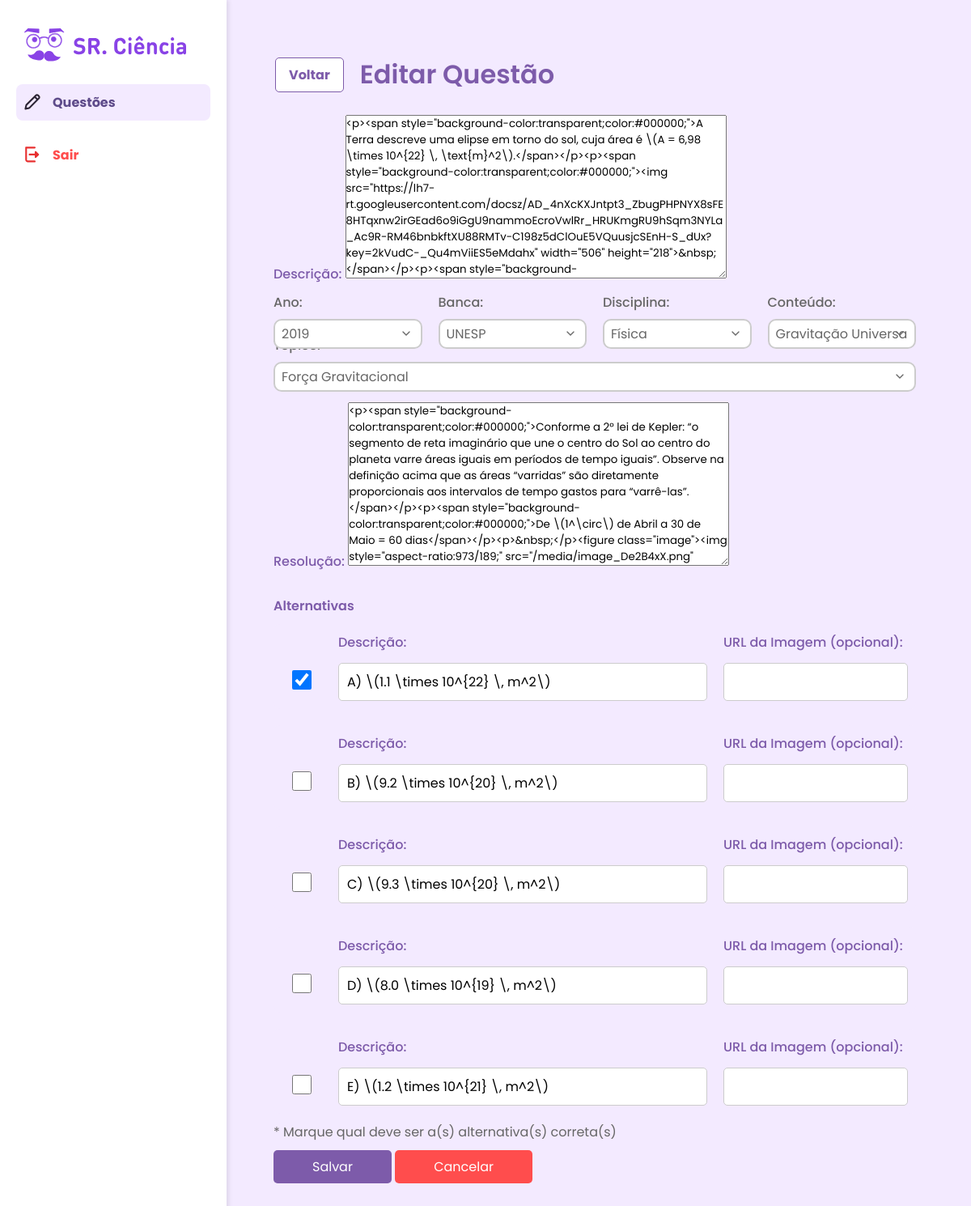
Before: /questoes/edit/3/ with the older database file.
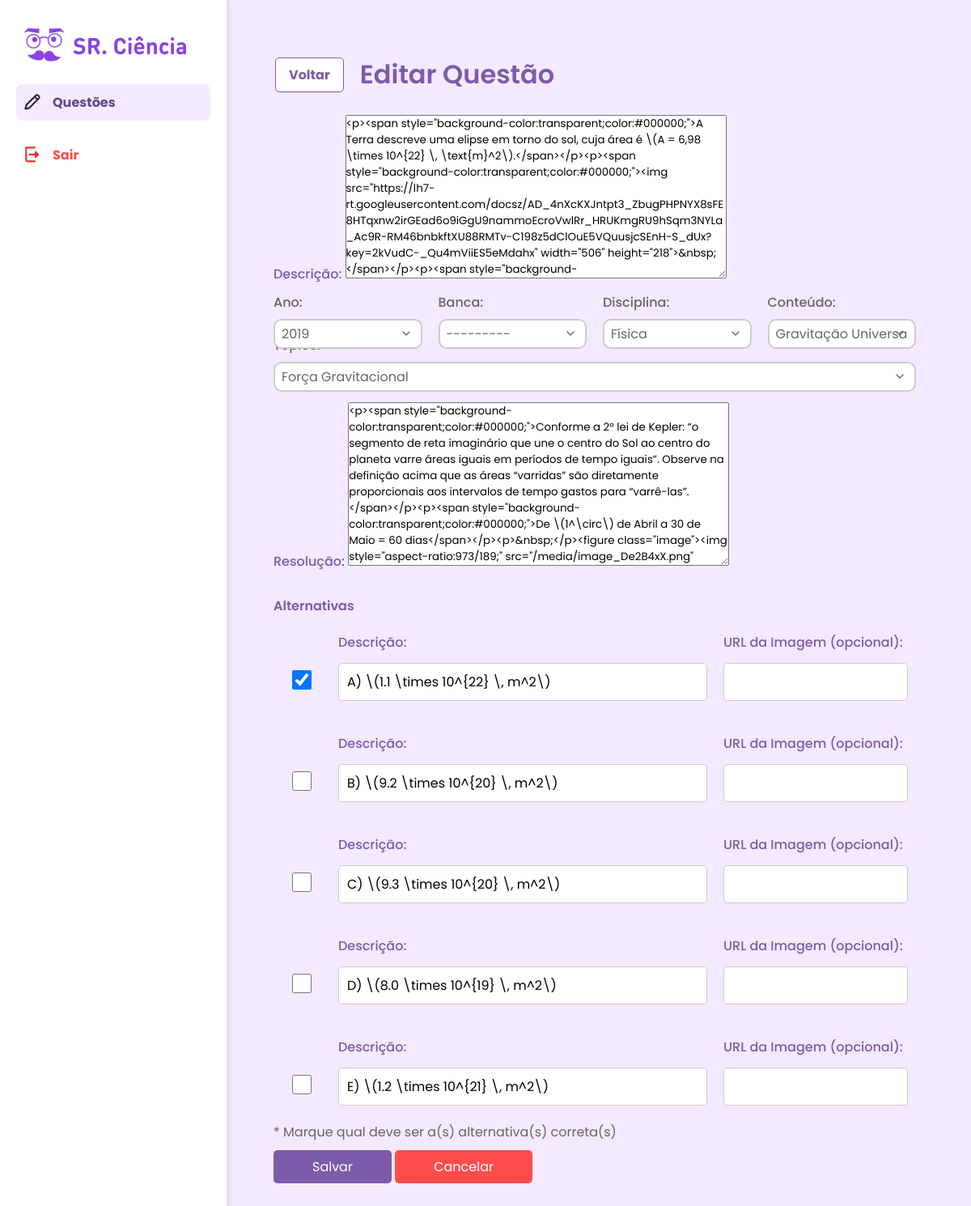
After: the same page with the newer database file.
### srciencia_core/models/Questao.py (models this page shows, shortened)
class Questao(models.Model):
    descricao = CKEditor5Field('descricao', config_name='default')
    alteravel = models.BooleanField(default=False)
    banca = models.ForeignKey(Banca, on_delete=models.SET_NULL, null=True, blank=True)
    disciplina = models.ForeignKey(Disciplina, on_delete=models.SET_NULL, null=True, blank=True)
    conteudo = models.ForeignKey(Conteudo, on_delete=models.SET_NULL, null=True, blank=True)
    topico = models.ForeignKey(Topico, on_delete=models.SET_NULL, null=True, blank=True)
    resolucao = CKEditor5Field('resolucao', config_name='default', blank=True, null=True)
    dificuldade = models.IntegerField(choices=DIFICULDADE, default=1)
    ano = models.PositiveIntegerField(null=True, blank=True, verbose_name="Ano")
    data_criacao = models.DateTimeField(auto_now_add=True)
    data_atualizacao = models.DateTimeField(auto_now=True)
    taxa_acertos = models.FloatField(default=0, verbose_name="Taxa de Acertos (%)")  # Novo campo

### srciencia_core/views/adminView.py (the view)
def questao_update(request, pk):
    questao = get_object_or_404(Questao, pk=pk)
    AlternativaFormSet = modelformset_factory(
        Alternativa,
        form=AlternativaForm,
        formset=CustomAlternativaFormSet,
        extra=0,
        max_num=5,
        validate_max=True
    )
    if request.method == "POST":
        questao_form = QuestaoForm(request.POST, request.FILES, instance=questao)
        formset = AlternativaFormSet(request.POST, queryset=questao.alternativas.all())
        if questao_form.is_valid() and formset.is_valid():
            questao = questao_form.save()
            alternativas = formset.save(commit=False)
            for alternativa in alternativas:
                alternativa.questao = questao
                alternativa.save()
            alternativas_atuais = Alternativa.objects.filter(questao=questao)
            if alternativas_atuais.count() > 5:
                alternativas_atuais[5:].delete()
            while alternativas_atuais.count() < 5:
                Alternativa.objects.create(questao=questao)
            return redirect(reverse("questao_list"))
    else:
        questao_form = QuestaoForm(instance=questao)
        formset = AlternativaFormSet(queryset=questao.alternativas.all())
    conteudo_id = questao.conteudo.id if questao.conteudo else None
    topico_id = questao.topico.id if questao.topico else None
    conteudos = Conteudo.objects.filter(disciplina=questao.disciplina) if questao.disciplina else Conteudo.objects.none()
    topicos = Topico.objects.filter(conteudo=questao.conteudo) if questao.conteudo else Topico.objects.none()
    return render(request, "admin/questao_form.html", {
        "questao_form": questao_form,
        "formset": formset,
        "anos": list(range(datetime.now().year, 1924, -1)),
        "conteudo_id": conteudo_id,
        "topico_id": topico_id,
        "conteudos": conteudos,
        "topicos": topicos,
    })

### srciencia_core/context_processors.py (called while the page is built)
def active_menu(request):
    menu_map = {
        "pagina_inicial": "pagina_inicial",
        "professor_turmas": "turmas",
        "turmas": "turmas",
        "pendentes": "praticar",
        "ajuda": "ajuda",
        "meu_perfil": "meu_perfil",
    }
    active_menu = None
    if request.resolver_match:
        active_menu = menu_map.get(request.resolver_match.url_name)
    return {"active_menu": active_menu}

### srciencia_core/models/Questao.py (called while the page is built)
    def __str__(self):
        return self.nome

    def __str__(self):
        return self.nome

### srciencia_core/templates/admin/questao_form.html (shortened to what this page needs)
{% extends "base-admin.html" %}
{% load static %}
{% block styles %}
<link rel="stylesheet" href="{% static 'css/questoes.css' %}">
<link rel="stylesheet" href="{% static 'css/global.css' %}">
<link rel="stylesheet" href="{% static 'css/global-core.css' %}">
{% endblock %}
{% block content %}
<main>
    <div class="header-container">
        <a href="{% url 'questao_list' %}" class="btn-back">Voltar</a>
        <h2 class="edit-quest">
            {% if questao_form.instance.pk %}Editar Questão{% else %}Nova Questão{% endif %}
        </h2>
    </div>
    <form method="post" enctype="multipart/form-data" id="questao-form">
        <div class="descricao">
            <label for="{{ questao_form.descricao.id_for_label }}">Descrição:</label>
            {{ questao_form.descricao }}
        </div>
        <div class="select-boxes">
            <div>
                <label for="ano">Ano:</label>
                <select id="ano" name="ano" class="styled-select">
                    {% for ano in anos %}
                    <option value="{{ ano }}" {% if questao_form.instance.ano == ano %}selected{% endif %}>
                        {{ ano }}
                    </option>
                    {% endfor %}
                </select>
            </div>
            <div>
                <label for="{{ questao_form.banca.id_for_label }}">Banca:</label>
                {{ questao_form.banca }}
            </div>
            <div>
                <label for="{{ questao_form.disciplina.id_for_label }}">Disciplina:</label>
                {{ questao_form.disciplina }}
            </div>
            <div>
                <label for="{{ questao_form.conteudo.id_for_label }}">Conteúdo:</label>
                <select id="id_conteudo" name="conteudo" data-selected="{{ conteudo_id }}">
                    {% for conteudo in conteudos %}
                    <option value="{{ conteudo.id }}" {% if conteudo.id == conteudo_id %}selected{% endif %}>
                        {{ conteudo.nome }}
                    </option>
                    {% endfor %}
                </select>
            </div>
            <div>
                <label for="{{ questao_form.topico.id_for_label }}">Tópico:</label>
                <select id="id_topico" name="topico" data-selected="{{ topico_id }}">
                    {% for topico in topicos %}
                    <option value="{{ topico.id }}" {% if topico.id == topico_id %}selected{% endif %}>
                        {{ topico.nome }}
                    </option>
                    {% endfor %}
                </select>
            </div>
        </div>
        <div class="resolv">
            <label for="{{ questao_form.resolucao.id_for_label }}">Resolução:</label>
            {{ questao_form.resolucao }}
        </div>
        <h3 class="alt">Alternativas</h3>
        <div class="alternativas">
            {% for form in formset %}
            <div class="alternativa">
                <div class="linha-alternativa">
                    <div class="checkbox-correta">
                        <input
                            type="checkbox"
                            id="{{ form.correta.id_for_label }}"
                            name="{{ form.correta.html_name }}"
                            {% if form.correta.value %}checked{% endif %}
                        >
                    </div>
                    <div class="input-group descricao">
                        <label for="{{ form.descricao.id_for_label }}">Descrição:</label>
                        {{ form.descricao }}
                    </div>
                    <div class="input-group url-imagem">
                        <label for="{{ form.imagem_url.id_for_label }}">URL da Imagem (opcional):</label>
                        {{ form.imagem_url }}
                    </div>
                </div>
            </div>
            {% endfor %}
        </div>
        <p>* Marque qual deve ser a(s) alternativa(s) correta(s)</p>
        <div>
            <button type="submit" class="btn btn-save">Salvar</button>
            <a href="{% url 'questao_list' %}" class="btn btn-cancel">Cancelar</a>
        </div>
    </form>
</main>
{% endblock %}

Changed rows visible on the page:
changed Questao "Física": banca "UNESP" → "---------"
